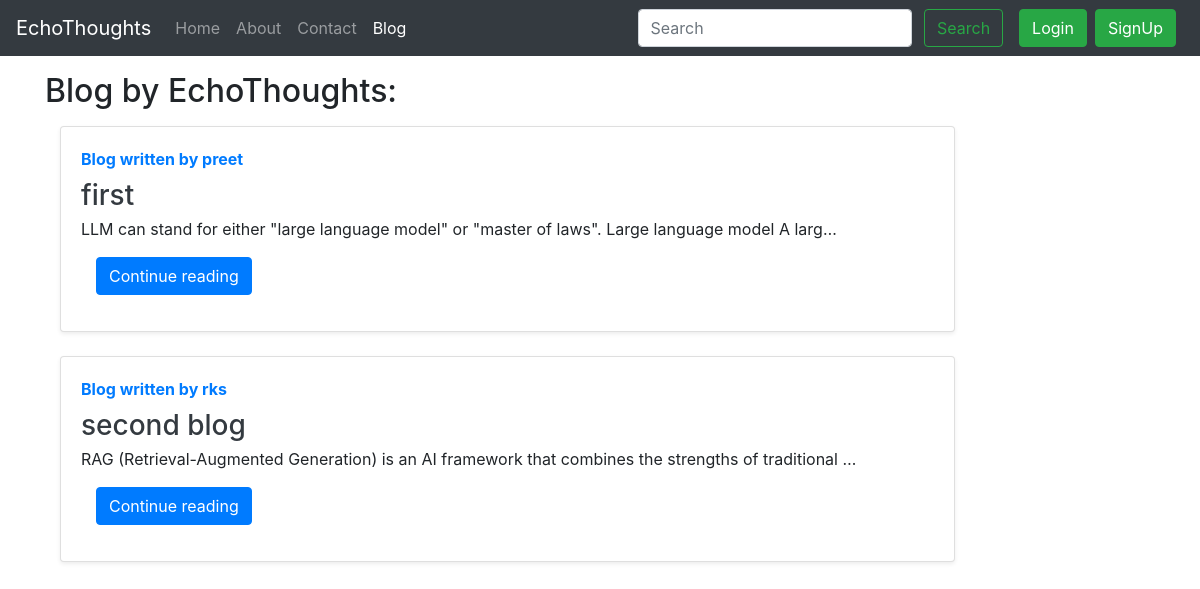
Screenshot of /blog/ with the database file from the repository.
### Blog/models.py (models this page shows, shortened)
class Post(models.Model):
    sno=models.AutoField(primary_key=True)
    title=models.CharField(max_length=255)
    author=models.CharField(max_length=14)
    slug=models.CharField(max_length=130)
    timeStamp=models.DateTimeField(blank=True)
    content=models.TextField()

### Blog/views.py (the view)
# urls.py: path('', views.blogHome, name='blogHome'),
def blogHome(request):
    allPosts= Post.objects.all()
    context={'allPosts': allPosts}
    return render(request, "blog/bloghome.html", context)

### templates/blog/bloghome.html (shortened to what this page needs)
{% extends "base.html" %}
{% block blogactive %} active {% endblock blogactive %}
{% block body %}
<div class="container my-3">
    <h2>Blog by EchoThoughts:</h2>
    {% for post in allPosts %}
    <div class="col-md-10 my-3">
        <div class="card flex-md-row mb-4 shadow-sm h-md-250">
          <div class="card-body d-flex flex-column align-items-start">
            <strong class="d-inline-block mb-2 text-primary"> Blog written by {{post.author}}</strong>
            <h3 class="mb-0">
              <a class="text-dark" href="#">{{post.title}}</a>
            </h3>
            <p class="card-text mb-auto">{{post.content|safe| truncatechars:100}}</p>
            <div class="container my-3">
            <a href="/blog/{{post.slug}}" role="button" class="btn btn-primary">Continue reading</a>
            </div>
          </div>
        </div>
      </div>
      {% endfor %}
    </div>
{% endblock body %}

### templates/base.html (shortened to what this page needs)
<!doctype html>
<html lang="en">
<head>
    <link rel="stylesheet" href="https://stackpath.bootstrapcdn.com/bootstrap/4.5.2/css/bootstrap.min.css"
>
</head>
<body>
    <nav class="navbar navbar-expand-lg navbar-dark bg-dark">
        <a class="navbar-brand" href="/">EchoThoughts</a>
        <div class="collapse navbar-collapse" id="navbarSupportedContent">
            <ul class="navbar-nav mr-auto">
                <li class="nav-item {% block homeactive %}  {% endblock homeactive %}">
                    <a class="nav-link" href="/">Home <span class="sr-only">(current)</span></a>
                </li>
                <li class="nav-item {% block aboutactive %}  {% endblock aboutactive %}">
                    <a class="nav-link" href="/about">About</a>
                </li>
                <li class="nav-item {% block contactactive %}  {% endblock contactactive %} ">
                    <a class="nav-link" href="/contact">Contact</a>
                </li>
                <li class="nav-item {% block blogactive %}  {% endblock blogactive %} ">
                    <a class="nav-link" href="/blog">Blog</a>
                </li>
            </ul>
            <div class="ml-auto form-inline ">
                <form method="get" action="/search" class="my-2 my-lg-0 mx-3">
                    <input class="form-control mr-sm-2" type="search" placeholder="Search" aria-label="Search"
                        name="query" id="query">
                    <button class="btn btn-outline-success my-2 my-sm-0 " type="submit">Search</button>
                </form>
                {% if user.is_authenticated %}
                <ul class="navbar-nav mr-2">
                    <li class="nav-item dropdown">
                        <a class="nav-link dropdown-toggle" href='#' id="navbarDropdown" role="button"
                            data-toggle="dropdown"> Welcome {{request.user}}</a>
                        <div class="dropdown-menu" aria-labelledby="navbarDropdown">
                            <a class="dropdown-item" href="/logout">Logout</a>
                        </div>
                    </li>
                </ul>
            </div>
            {% else %}
            <button type="button" class="btn btn-success mr-2" data-toggle="modal" data-target="#loginModal">
                Login
            </button>
            <button type="button" class="btn btn-success mr-2" data-toggle="modal" data-target="#signupModal">
                SignUp
            </button>
            {% endif %}
        </div>
    </nav>
    {% block body %} {% endblock body %}
</body>
</html>

### rows the page displays
Post: author "preet", title "first", content "LLM can stand for either \"large language model\" or \"master of laws\". Large language model A larg…"
Post: author "rks", title "second blog", content "RAG (Retrieval-Augmented Generation) is an AI framework that combines the strengths of traditional …"
